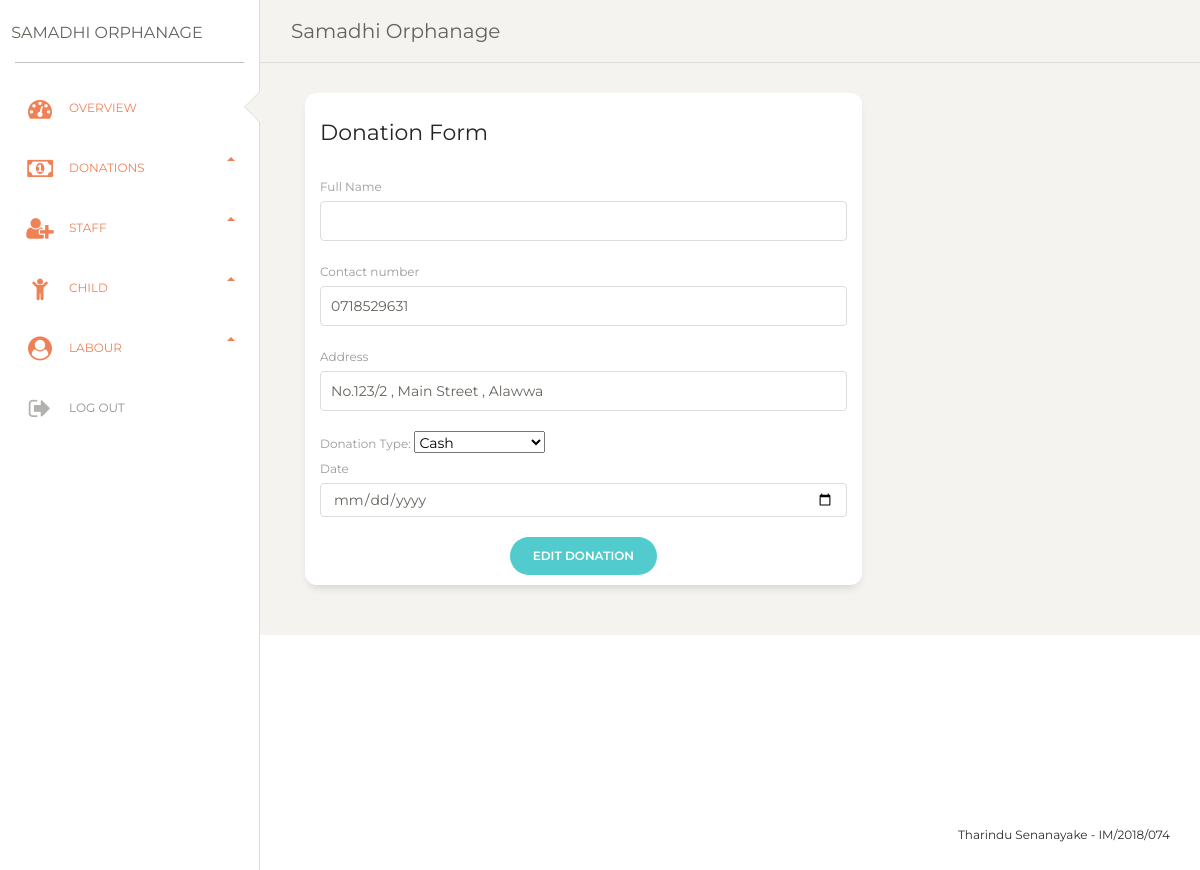
The app's page /editdonors.php?editdon=31 with its own data.
### tables this page shows
CREATE TABLE `donars` (
  `donarId` int(11) NOT NULL,
  `donarName` varchar(50) NOT NULL,
  `contactNo` varchar(50) NOT NULL,
  `Address` varchar(50) NOT NULL,
  `donationType` varchar(50) NOT NULL,
  `cash` varchar(100) NOT NULL,
  `date` datetime NOT NULL
);

### editdonors.php (the view, shortened to what this page needs)
<?php
include "include/db.php";
?>
<?php
if(isset($_GET['editdon'])){
$edit_id = $_GET['editdon'];
$get_pro = "select * from donars where donarId='$edit_id'";
$run_pro = mysqli_query($conn,$get_pro);
$row_pro = mysqli_fetch_array($run_pro);
$fname = $row_pro['donorName'] ?? "";
$contact = $row_pro['contactNo'] ?? "";
$address = $row_pro['Address'] ?? "";
$dtype = $row_pro['donationType'];
$date=$row_pro['date'];
}
?>
<!DOCTYPE html>
<html lang="en">
<head>
  <link href="https://maxcdn.bootstrapcdn.com/font-awesome/latest/css/font-awesome.min.css" rel="stylesheet">
  <link href="./css/bootstrap.min.css" rel="stylesheet" />
<link href="./css/dashboard.css?v=2.0.1" rel="stylesheet" />
</head>
<body class="">
  <div class="wrapper ">
    <div class="sidebar" data-color="white" data-active-color="danger">
      <div class="logo">
        <a href="dashboard.php" class="simple-text logo-normal">
          Samadhi Orphanage
        </a>
      </div>
      <div class="sidebar-wrapper">
        <ul class="nav">
          <li class="active ">
            <a href="./dashboard.php">
              <i class="fa fa-tachometer"></i>
              <p>OverView</p>
            </a>
          </li>
          <li class="active">
            <a data-toggle="collapse" href="#componentsExamples" aria-expanded="true">
              <i class="fa fa-money"></i>
              Donations <b class="caret"></b>
            </a>
          <li class="active">
            <a data-toggle="collapse" href="#componentsExamples" aria-expanded="true">
              <i class="fa fa-user-plus"></i>
              Staff <b class="caret"></b>
            </a>
          <li class="active">
            <a data-toggle="collapse" href="#componentsExamples" aria-expanded="true">
              <i class="fa fa-child"></i>
              Child <b class="caret"></b>
            </a>
          <li class="active">
            <a data-toggle="collapse" href="#componentsExamples" aria-expanded="true">
              <i class="fa fa-user-circle"></i>
              Labour <b class="caret"></b>
            </a>
          <li class="active-pro">
          <a href="logout.php">
              <i class="fa fa-sign-out"></i>
              <p>Log Out</p>
            </a>
          </li>
        </ul>
      </div>
    </div>
    <div class="main-panel">
      <nav class="navbar navbar-expand-lg navbar-absolute fixed-top navbar-transparent">
        <div class="container-fluid">
          <div class="navbar-wrapper">
            <a class="navbar-brand" href="javascript:;">Samadhi Orphanage</a>
          </div>
        </div>
      </nav>
      <div class="content">
          <div class="col-md-8">
            <div class="card card-user">
              <div class="card-header">
                <h5 class="card-title">Donation Form</h5>
              </div>
              <div class="card-body">
                <form action="" method="POST">
                  <div class="row">
                    <div class="col-md-12 ">
                      <div class="form-group">
                        <label for="exampleInputEmail1">Full Name</label>
                        <input type="text" class="form-control" placeholder="" name="fname" value="<?php echo $fname; ?>" required>
                      </div>
                    </div>
                  </div>
                  <div class="row">
                    <div class="col-md-12">
                      <div class="form-group">
                        <label>Contact number</label>
                        <input type="text" class="form-control" name="contact" value="<?php echo $contact; ?>" required>
                      </div>
                    </div>
                    </div>
                    <div class="row">
                    <div class="col-md-12 ">
                      <div class="form-group">
                        <label for="exampleInputEmail1">Address</label>
                        <input type="text" class="form-control" placeholder="" name="adrs" value="<?php echo $address; ?>" required>
                      </div>
                    </div>
                  </div>
                  <label for="cars">Donation Type:</label>
                        <select name="dtype" value="<?php echo $dtype; ?>" required>
                        <option >Cash</option>
                        </select>
                    <br>
                  <div class="row">
                    <div class="col-md-12">
                        <label>Date</label>
                        <input type="date" class="form-control" name="ddate" value="<?php echo $date; ?>" required>
                      </div>
                    </div>
                  </div>
                  <div class="row">
                    <div class="update ml-auto mr-auto">
                      <button type="submit" class="btn btn-primary btn-round" name="editdonor">Edit Donation</button>
                    </div>
                  </div>
              </div>
            </div>
          </div>
        </div>
      </div>
      <footer class="footer footer-black  footer-white ">
        <div class="container-fluid">
          <div class="row">
            <nav class="footer-nav">
            </nav>
            <div class="credits ml-auto">
              <span class="copyright">
                Tharindu Senanayake - IM/2018/074
              </span>
            </div>
          </div>
        </div>
      </footer>
</body>
</html>

### records on screen
donars: contact "0718529631", adrs "No.123/2 , Main Street , Alawwa", dtype "Cash"
